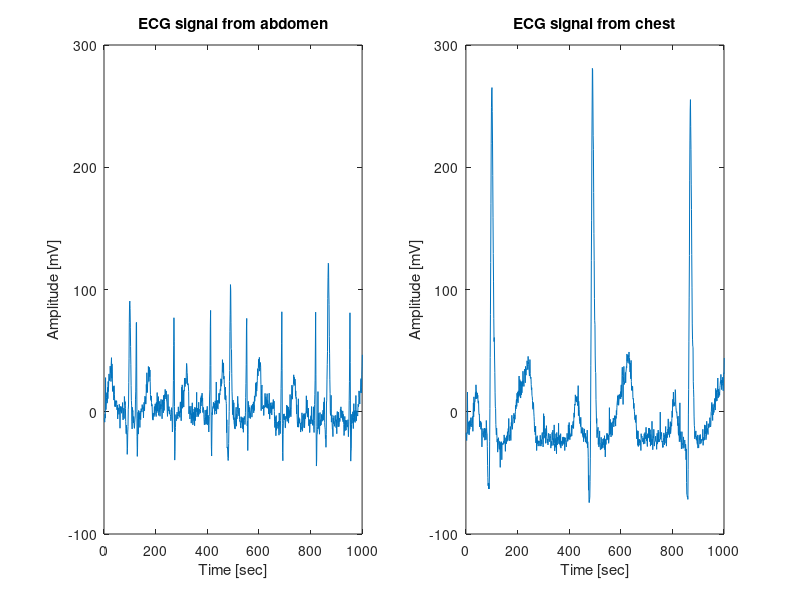

This figure's MATLAB source: (Note: this script raises an error after producing the figure.)
load('Parent_Fetus_ECGs.mat')

%% 

%plotting abdomen signal
figure(1); 
subplot(1, 2, 1)
plot(S_abdomen(1500:2500)); 
xlim([0,1000])
ylim([-100, 300])
ylabel('Amplitude [mV]')
xlabel('Time [sec]')
title('ECG signal from abdomen')

%%% plotting chest signal
subplot(1,2,2); 
plot(S_chest(1500:2500));
xlim([0,1000])
ylim([-100, 300])
ylabel('Amplitude [mV]')
xlabel('Time [sec]')
title('ECG signal from chest')

%% 

N = 50; % order, odd-number
delta = 0.000001; % small number
H = zeros(1,N); %start value

for i = 1:50;
    [e,H] = adaptive(S_chest, S_abdomen, delta, N, H);

    figure(2);
    subplot(1,2,1) 
    plot(e(1500:2499));  %a part of the fetus2s ECG
    ylim([-100, 300])
    ylabel('Amplitude [mV]')
    xlabel('Time [sec]')
    title('Fetus signal (Error signal)')

    subplot(1,2,2)
    plot(abs(fft(H,1024))); %filter3s freq resp
    ylabel('Magnitude')
    xlabel('Frequency (Hz)')
    title('Frequency response of Adaptive Filter')
end